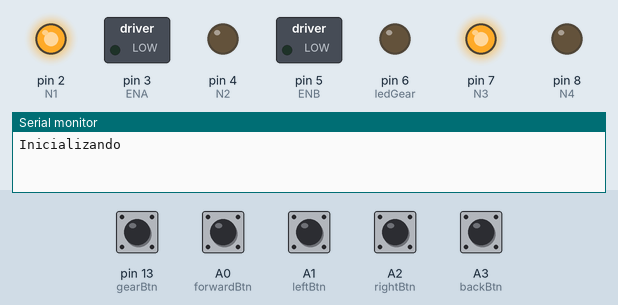
Bench run of a sketch on a simulated Arduino Uno, built with avr-gcc and run on an emulated ATmega328P. Parts: switched loads named in the sketch (green lamp = pin HIGH), output pins drawn as LEDs (lit = HIGH), the last lines printed to the serial monitor. Inputs (shaded band) come from the test bench; at power-on: A0 (forwardBtn), A1 (leftBtn), A2 (rightBtn), A3 (backBtn), pin 13 (gearBtn) HIGH.

Above: at 1.2 s.
1.3 s: pin 13 (gearBtn) pulled LOW for 1 s
At 1.7 s:
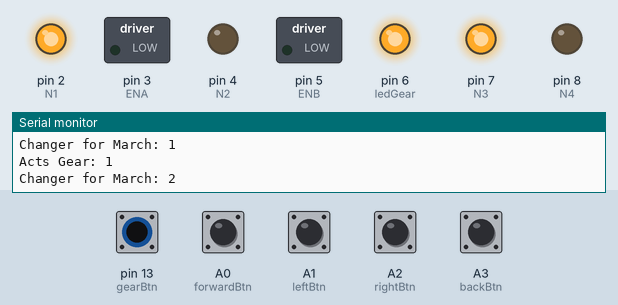
3.8 s: A0 (forwardBtn) pulled LOW for 0.15 s
At 3.87 s:
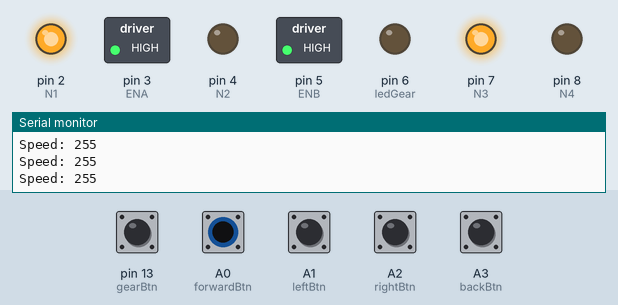
5.4 s: A1 (leftBtn) pulled LOW for 0.15 s
At 5.47 s:
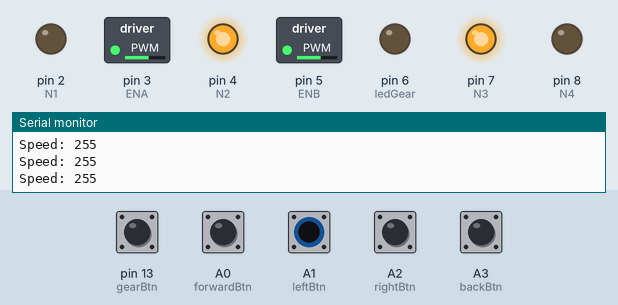
7.0 s: A2 (rightBtn) pulled LOW for 0.15 s
At 7.07 s:
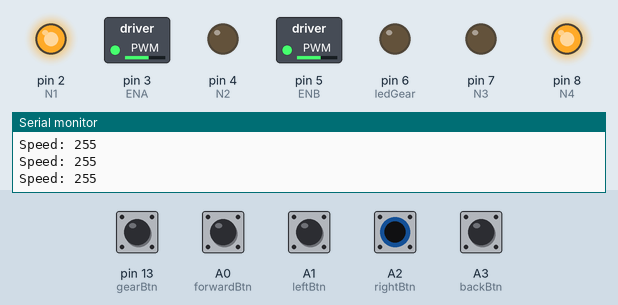
8.6 s: A3 (backBtn) pulled LOW for 0.15 s
At 8.67 s:
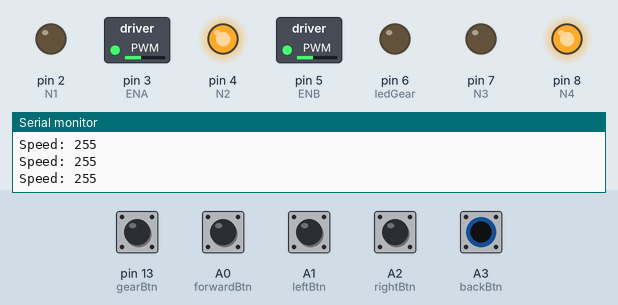
10.2 s: A0 (forwardBtn) pulled LOW for 1 s
At 10.5 s:
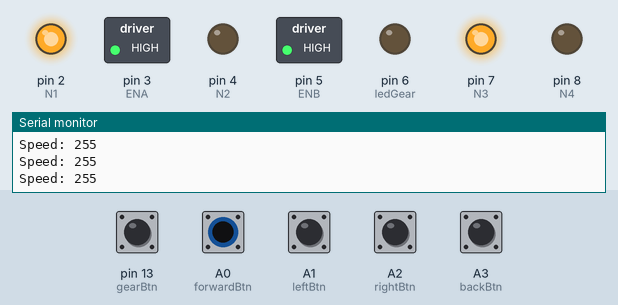
Timing chart, 0 to 13.2 s (numbered marks = the images above; inputs shaded):
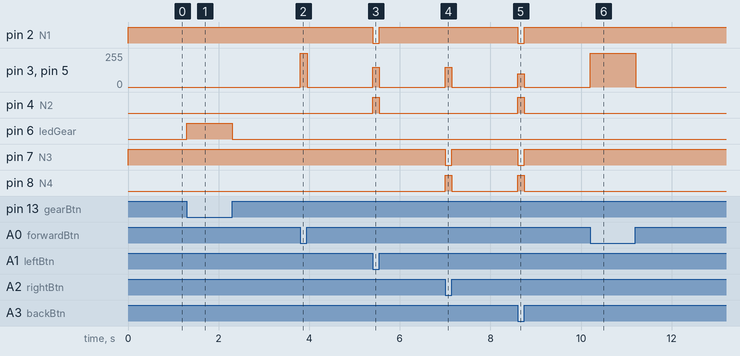

The sketch:

Aula_01_-_Logica_da_Marcha.ino
```cpp
/*
   PROJETO CARRO COM MARCHA
   Inicio: 05/03/2021
   Atualizado: 05/03/2021
   Aula 01: Lógica das marchas

   Materiais:
   01 - 1 x Arduino UNO
   02 - 3 x Botões
   03 - 1 x Display LCD 16x2 (No Joystic)
   04 - 1 x Arduino Nano
   05 - Cabos jumper
   06 - 2 x Motores com Roda
   07 - 1 x Ponte H L208
   08 - 1 x Chassi
   09 - 1 x Roda Boba
   10 - 2 x Radio nrf2401
   11 - 2 x Adaptador para nrf2401
   12 - 1 x Ultrassonico
   13 - 4 x Bateria de 18650
   14 - 2 x Suporte para bateria 18650
   15 - 2 x Conector macho p4
   16 - 2 x Chaves On/Off
   17 - 1 x Led verde
   18 - 1 x Resistor 330Ohm
*/

//Pins H bridge
//Left engine
byte ENA = 3, N1 = 2, N2 = 4;
//Right engine
byte ENB = 5, N3 = 7, N4 = 8;

//pin button
byte forwardBtn = A0, leftBtn = A1, rightBtn = A2, backBtn = A3, gearBtn = 13;

//pin light
byte ledGear = 6, numGear = 0;

#define backSpeed 100 //Speed of the back
#define speedTurn 150 //Speed of the turn

bool changerGear = false, y = false;

void setup() {
  Serial.begin(9600);
  Serial.println("Inicializando");
  for (byte pin = 2; pin < 9; pin++) {
    pinMode(pin, OUTPUT);
  }
  for (byte pin = 13; pin < 18; pin++) {
    pinMode(pin, INPUT_PULLUP);
  }
  digitalWrite(ledGear, LOW);
}

void loop() {

  if (!digitalRead(gearBtn)) {
    changerGear = true;
    gear();
  }

  if (!digitalRead(forwardBtn)) {
    if (numGear > 0) {
      forwardCar(numGear);
    }
    else {
      changerGear = true;
      gear();
    }
  }

  else if (!digitalRead(leftBtn)) leftCar();

  else if (!digitalRead(rightBtn)) rightCar();

  else if (!digitalRead(backBtn)) backCar();

  else stopCar();
}

//Function for change the march
void gear() {
  while (changerGear) {
    Serial.println("Acts Gear: " + String(numGear));
    if (!digitalRead(gearBtn)) {
      digitalWrite(ledGear, HIGH);
      numGear++;
      Serial.println("Changer for March: " + String(numGear));
      if (numGear > 4) {
        if (!y) {
          y = true;
          numGear = 4;
        }
        else{
          y = false;
          numGear = 0;
        }
      }
      changerGear = false;
      delay(250);
      digitalWrite(ledGear, LOW);
    }
  }
}

void forwardCar(byte numGear) {
  byte speedMax;

  switch (numGear) {
    case 1:
      speedMax = 70;
      break;

    case 2:
      speedMax = 120;
      break;

    case 3:
      speedMax = 180;
      break;

    case 4:
      speedMax = 255;
      break;
  }
  analogWrite(ENA, speedMax);
  digitalWrite(N1, HIGH);
  digitalWrite(N2, LOW);

  analogWrite(ENB, speedMax);
  digitalWrite(N3, HIGH);
  digitalWrite(N4, LOW);

  Serial.println("Speed: " + String(speedMax));
}

void leftCar() {
  analogWrite(ENA, speedTurn);
  digitalWrite(N1, LOW);
  digitalWrite(N2, HIGH);

  analogWrite(ENB, speedTurn);
  digitalWrite(N3, HIGH);
  digitalWrite(N4, LOW);
}

void rightCar() {
  analogWrite(ENA, speedTurn);
  digitalWrite(N1, HIGH);
  digitalWrite(N2, LOW);

  analogWrite(ENB, speedTurn);
  digitalWrite(N3, LOW);
  digitalWrite(N4, HIGH);
}

void backCar() {
  analogWrite(ENA, backSpeed);
  digitalWrite(N1, LOW);
  digitalWrite(N2, HIGH);

  analogWrite(ENB, backSpeed);
  digitalWrite(N3, LOW);
  digitalWrite(N4, HIGH);
}

void stopCar(){
  analogWrite(ENA, 0);
  digitalWrite(N1, HIGH);
  digitalWrite(N2, LOW);

  analogWrite(ENB, 0);
  digitalWrite(N3, HIGH);
  digitalWrite(N4, LOW);
}
```

Measured:
- after the input at 1.3 s, pin 6 (ledGear): LOW → HIGH at once, → LOW 1.0 s later
- after the input at 3.8 s, pin 3 (ENA), pin 5 (ENB): 0/255 → 255/255 at once, → 0/255 0.16 s later
- after the input at 5.4 s, pin 2 (N1): HIGH → LOW at once, → HIGH 0.15 s later; pin 3 (ENA), pin 5 (ENB): 0/255 → 150/255 at once, → 0/255 0.15 s later; pin 4 (N2): LOW → HIGH at once, → LOW 0.15 s later
- after the input at 7.0 s, pin 3 (ENA), pin 5 (ENB): 0/255 → 150/255 at once, → 0/255 0.15 s later; pin 7 (N3): HIGH → LOW at once, → HIGH 0.15 s later; pin 8 (N4): LOW → HIGH at once, → LOW 0.15 s later
- after the input at 8.6 s, pin 2 (N1), pin 7 (N3): HIGH → LOW at once, → HIGH 0.15 s later; pin 3 (ENA), pin 5 (ENB): 0/255 → 100/255 at once, → 0/255 0.15 s later; pin 4 (N2), pin 8 (N4): LOW → HIGH at once, → LOW 0.15 s later
- after the input at 10.2 s, pin 3 (ENA), pin 5 (ENB): 0/255 → 255/255 at once, → 0/255 1.0 s later
